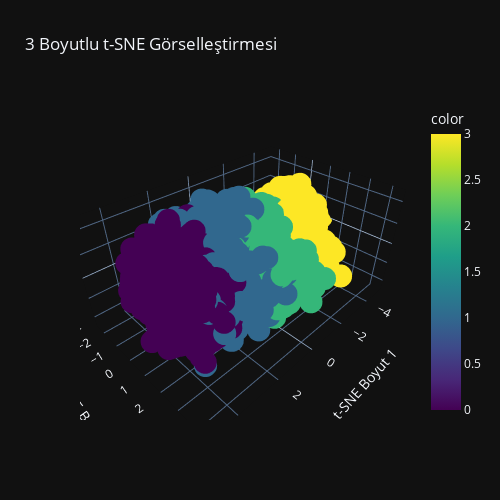

Here is the notebook cell this chart was saved with:
### Code cell
# DataFrame
df_tsne = pd.DataFrame({
    'tsne1': X_reduced[:, 0],
    'tsne2': X_reduced[:, 1],
    'tsne3': X_reduced[:, 2],
    'label': y_balanced
})

# Etkileşimli 3B scatter plot
fig = px.scatter_3d(df_tsne, x='tsne1', y='tsne2', z='tsne3',
                    color=y_balanced,
                    title='3 Boyutlu t-SNE Görselleştirmesi',
                    labels={'tsne1': 't-SNE Boyut 1',
                            'tsne2': 't-SNE Boyut 2',
                            'tsne3': 't-SNE Boyut 3'},
                    color_continuous_scale='viridis')

fig.update_layout(
    width=500,  # piksel cinsinden genişlik
    height=500, # piksel cinsinden yükseklik
    autosize=False  # otomatik boyutlandırmayı kapat
)

fig.write_image("3d_tsne_gorseli.png")


fig.show()

### Figure 1 — Plotly figure (JSON) as saved in the notebook; plotly's stock layout.template omitted (floating-point values rounded to 4 significant figures; data arrays with more than 128 entries replaced by an {"elided": "..."} marker saying what was removed)
{"data": [{"hovertemplate": "t-SNE Boyut 1=%{x}<br>t-SNE Boyut 2=%{y}<br>t-SNE Boyut 3=%{z}<br>color=%{marker.color}<extra></extra>", "legendgroup": "", "marker": {"color": {"elided": "7936 float values"}, "coloraxis": "coloraxis", "symbol": "circle"}, "mode": "markers", "name": "", "scene": "scene", "showlegend": false, "x": {"elided": "7936 float values"}, "y": {"elided": "7936 float values"}, "z": {"elided": "7936 float values"}, "type": "scatter3d"}], "layout": {"scene": {"domain": {"x": [0.0, 1.0], "y": [0.0, 1.0]}, "xaxis": {"title": {"text": "t-SNE Boyut 1"}}, "yaxis": {"title": {"text": "t-SNE Boyut 2"}}, "zaxis": {"title": {"text": "t-SNE Boyut 3"}}}, "coloraxis": {"colorbar": {"title": {"text": "color"}}, "colorscale": [[0.0, "#440154"], [0.1111, "#482878"], [0.2222, "#3e4989"], [0.3333, "#31688e"], [0.4444, "#26828e"], [0.5556, "#1f9e89"], [0.6667, "#35b779"], [0.7778, "#6ece58"], [0.8889, "#b5de2b"], [1.0, "#fde725"]]}, "legend": {"tracegroupgap": 0}, "title": {"text": "3 Boyutlu t-SNE Görselleştirmesi"}, "width": 500, "height": 500, "autosize": false}}
